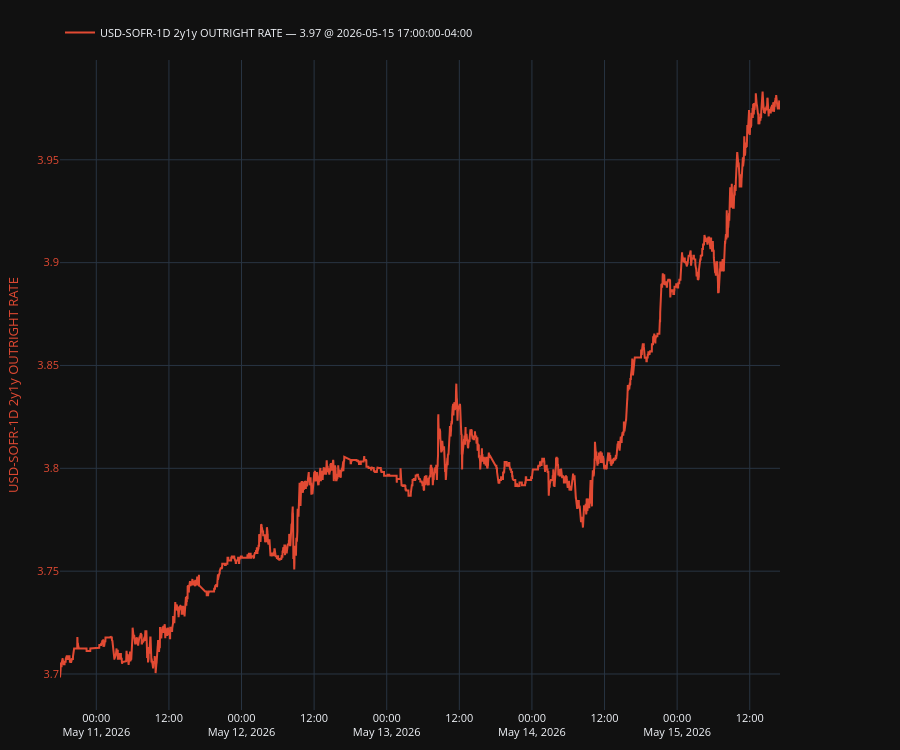

Notebook source saved alongside this figure:
### Code cell
plot, fig, ax, ax2, legend = make_secondary_axis_plot(engine="plotly")
plot(
    df[q.col_name().replace("-Q12STIRT", "")],
    which="left",
    indicators=[
        # {"kind": "last", "style": {"linestyle": "--", "linewidth": 1.2, "color": "tab:purple"}},  
        # {"kind": "sma", "window": 60, "style": {"linestyle": "--", "color": "green"}},
    ],
    # ou={"enable": True, "steps": 126, "add_metrics_to_legend": True}
)
legend(show_date=True, loc="upper left")
plt.show()

### Figure 1 — Plotly figure (JSON) as saved in the notebook; plotly's stock layout.template omitted (floating-point values rounded to 4 significant figures; data arrays with more than 128 entries replaced by an {"elided": "..."} marker saying what was removed)
{"data": [{"line": {"color": "#E24A33"}, "mode": "lines", "name": "USD-SOFR-1D 2y1y OUTRIGHT RATE — 3.97 @ 2026-05-15 17:00:00-04:00", "showlegend": true, "type": "scatter", "x": {"elided": "6905 str values"}, "y": {"elided": "6905 float values"}, "yaxis": "y"}], "layout": {"font": {"size": 11}, "height": 750, "legend": {"orientation": "h", "x": 0, "xanchor": "left", "y": 1.02, "yanchor": "bottom"}, "margin": {"b": 40, "l": 60, "r": 120, "t": 60}, "newshape": {"line": {"color": "red"}}, "title": {}, "xaxis": {"showgrid": true, "showspikes": true, "spikecolor": "white", "spikemode": "across", "spikesnap": "cursor"}, "yaxis": {"showgrid": true, "showspikes": true, "spikecolor": "white", "spikesnap": "cursor", "spikethickness": 0.5, "tickfont": {"color": "#E24A33"}, "title": {"font": {"color": "#E24A33"}, "text": "USD-SOFR-1D 2y1y OUTRIGHT RATE"}}}}
